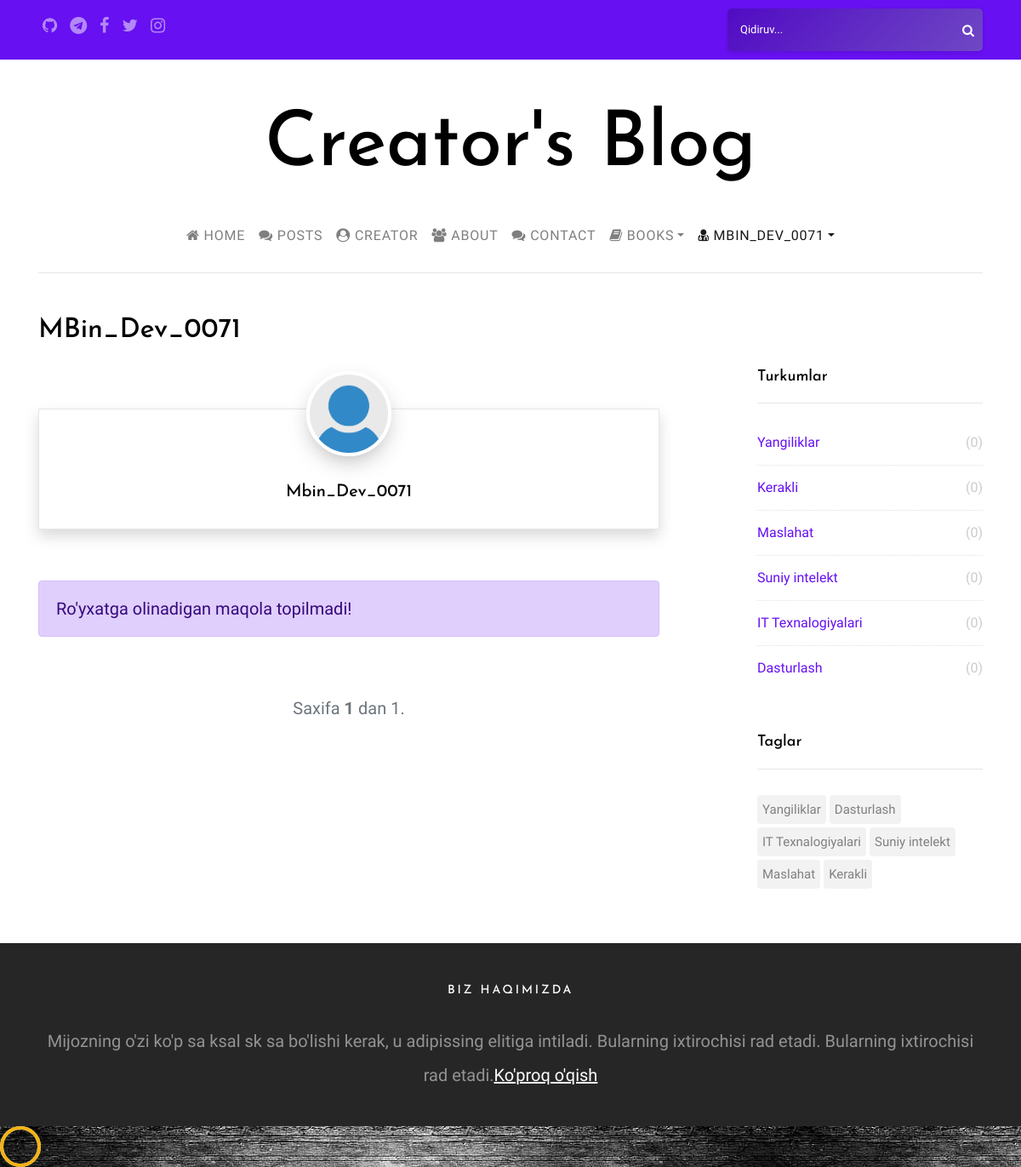
/accounts/profile/detail (signed in), run on an earlier commit of the app's database.
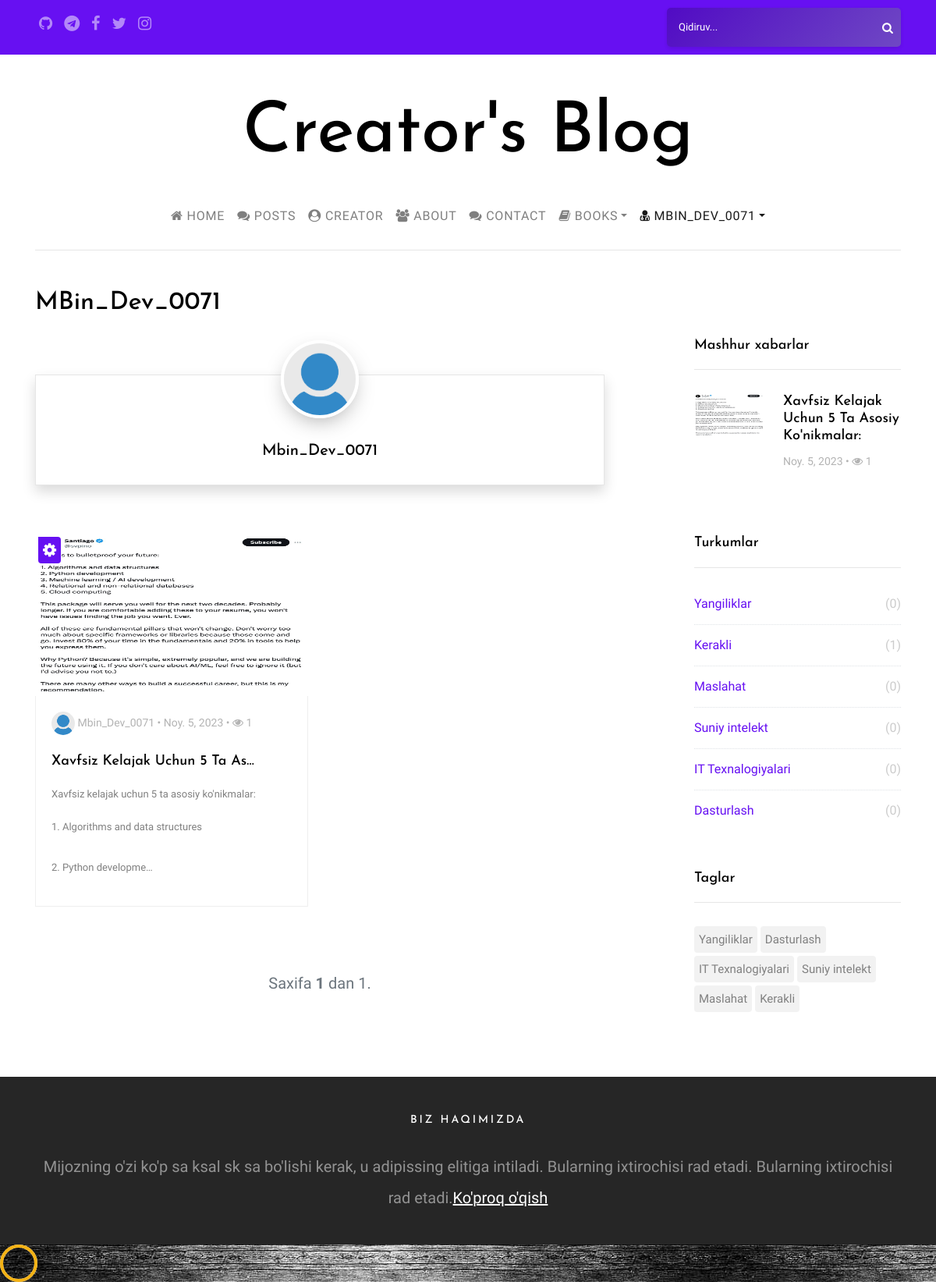
And on a later commit of the database.
### posts/models.py (models this page shows, shortened)
class Category(models.Model):
    name = models.CharField(max_length=50, verbose_name='Kategoriya nomi')
    slug = models.SlugField(unique=True, help_text="Bu joyni qo'lda o'zgartirmaslik tavsiya etiladi.")
    def __str__(self):
        return self.name

class Tag(models.Model):
    name = models.CharField(max_length=50, verbose_name='Yorliq nomi')
    slug = models.SlugField(unique=True, help_text="Bu joyni qo'lda o'zgartirmaslik tavsiya etiladi.")
    def __str__(self):
        return self.name

class Post(models.Model):
    author = models.ForeignKey(settings.AUTH_USER_MODEL, on_delete=models.CASCADE)
    category = models.ForeignKey(Category, on_delete=models.CASCADE)
    tags = models.ManyToManyField(Tag, blank=True, verbose_name='Yorliqlar')
    views = models.ManyToManyField(HitCount, related_name='post_views', blank=True)
    title = models.CharField(max_length=75, verbose_name='Sarlavha')
    slug = models.SlugField(unique=True, help_text='Bu joyni qo`lda o`zgartirmaslik tavsiya etiladi.')
    image = models.ImageField(upload_to='posts/%Y/%m/%d/', verbose_name='Rasm')
    content = RichTextField(verbose_name='Tarkib')
    created = models.DateTimeField(auto_now_add=True, verbose_name='Yaratilgan sana')
    available = models.BooleanField(default=True, verbose_name='Faol passiv')
    def getHitCount(self):
        return self.views.count()
    class Meta:
        ordering = ['-created']

### users/models.py (models this page shows, shortened)
class UserDetail(models.Model):
    user = models.OneToOneField(User, on_delete=models.CASCADE)
    title = models.CharField(blank=True, null=True, max_length=50, verbose_name='Ünvan')
    description = models.CharField(blank=True, null=True, max_length=250, verbose_name='Açıklama')
    image = models.ImageField(blank=True, null=True, upload_to='users/', default='def_user.png', verbose_name='Görsel')

### users/views.py (the view)
# urls.py: path('profile/detail', views.ProfileDetailView.as_view(), name='viewProfile'),
class ProfileDetailView(LoginRequiredMixin, MultipleObjectMixin, DetailView):
    model = User
    template_name = 'profile.html'
    paginate_by = 8  # Show 8 object per page.
    def get_object(self):
        request_user = get_object_or_404(User, username=self.request.user.username)
        return request_user
    def get_context_data(self, **kwargs):
        object_list = Post.objects.filter(available=True, author=self.request.user)
        context = super(ProfileDetailView, self).get_context_data(object_list=object_list, **kwargs)
        context['popularposts'] = Post.objects.filter(available=True).annotate(viewyek=Count('views')).order_by('-viewyek')[:3]  # Get popular 3 posts
        context['categories'] = Category.objects.all()
        context['tags'] = Tag.objects.all()
        return context

### templates/profile.html (shortened to what this page needs)
{% extends 'partials/_base.html' %}
{% load static %}
{% block content %}
    <section class="site-section py-sm pt-5">
    <div class="container">
    <div class="row">
        <div class="col-md-6">
            <h2 class="mb-4">{% if user.get_full_name %}
                {{ user.get_full_name }}
            {% else %}
                {{ user.username }}
            {% endif %} </h2>
        </div>
    </div>
    <div class="row blog-entries">
    <div class="col-md-12 col-lg-8 main-content">
        <div class="row mt-5">
            <div class="col-md-12">
                <div class="sidebar-box shadow shadow-sm element-animate">
                    <div class="bio text-center">
                        <img src="{{ user.userdetail.image.url }}" alt="{{ user.username }} Image" class="img-fluid">
                        <div class="bio-body">
                            <h2>
                                {% if user.get_full_name %}
                                    {{ user.get_full_name }}
                                {% else %}
                                    {{ user.username | title }}
                                {% endif %}{% if user.userdetail.title %} - <span style="font-weight: lighter; font-size: 17px" class="font-italic">{{ user.userdetail.title }}</span> {% endif %}
                            </h2>
                        </div>
                    </div>
                </div>
            </div>
        </div>
        <div class="row">
            {% if object_list %}
                {% for post in object_list %}
                    <div class="col-md-6">
                        <div class="blog-entry element-animate">
                            <div class="dropdown position-absolute">
                                <button class="btn btn-primary btn-sm rounded-bottom rounded-right py-0 px-1 ml-1 mt-1" style="font-size: 20px" type="button" data-bs-toggle="dropdown" aria-expanded="false"><i class="fa fa-cog"></i></button>
                            </div>
                            <img class="imgyek" style="height: 210px; width: 100%" src="{{ post.image.url }}" alt="Image placeholder">
                            <a href="{% url 'posts:postDetail' post.category.slug post.id post.slug %}" class="" data-animate-effect="fadeIn">
                                <div class="blog-content-body">
                                    <div class="post-meta">
                                        <span class="author"><img src="{{ post.author.userdetail.image.url }}" alt="Colorlib"> {{ post.author.username | title }} &bullet; </span>
                                        <span>{{ post.created | date }} &bullet;</span>
                                        <span><span class="fa fa-eye"></span> {{ post.getHitCount }}</span>
                                    </div>
                                    <h2>{{ post.title | title | truncatechars:30}}</h2>
                                    <p class="mb-0">{{ post.content|safe|truncatechars:125|linebreaks }}</p>
                                </div>
                            </a>
                        </div>
                    </div>
                {% endfor %}
            {% else %}
                <div class="col-md-12">
                    <div class="alert alert-primary" role="alert">
                        Ro'yxatga olinadigan maqola topilmadi!
                    </div>
                </div>
            {% endif %}
        </div>
        <div class="row mt-5">
            <div class="col-md-12 text-center">
                <nav aria-label="Page navigation" class="text-center">
                    <ul class="pagination">
                        <span class="step-links">
                            <span class="current">
                                    Saxifa <span class="font-weight-bold">{{ page_obj.number }}</span> dan {{ page_obj.paginator.num_pages }}.
                            </span>
                        </span>
                    </ul>
                </nav>
            </div>
        </div>
    </div>
{% endblock %}

### templates/partials/_sidebar.html
{% load static %}
<div class="col-md-12 col-lg-4 sidebar">
    {% if popularposts %}
        <div class="sidebar-box">
            <h3 class="heading">Mashhur xabarlar</h3>
            <div class="post-entry-sidebar">
                <ul>
                    {% for popularpost in popularposts %}
                        <li>
                            <a href="{% url 'posts:postDetail' popularpost.category.slug popularpost.id popularpost.slug %}">
                                <img style="height: 55px" src="{{ popularpost.image.url }}" alt="popularpost img" class="mr-4">
                                <div class="text">
                                    <h4>{{ popularpost.title | title }}</h4>
                                    <div class="post-meta">
                                        <span>{{ popularpost.created | date }} &bullet;</span>
                                        <span><span class="fa fa-eye"></span> {{ popularpost.getHitCount }}</span>
                                    </div>
                                </div>
                            </a>
                        </li>
                    {% endfor %}
                </ul>
            </div>
        </div>
    {% endif %}
    {% if categories %}
        <div class="sidebar-box">
            <h3 class="heading">Turkumlar</h3>
            <ul class="categories">
                {% for category in categories %}
                    <li><a href="{% url 'posts:posts_by_category' category.slug %}">{{ category }} <span>({{ category.post_set.count }})</span></a></li>
                {% endfor %}
            </ul>
        </div>
    {% endif %}
    {% if tags %}
        <div class="sidebar-box">
            <h3 class="heading">Taglar</h3>
            <ul class="tags">
                {% for tag in tags %}
                    <li><a href="{% url 'posts:posts_by_tag' tag.slug %}">{{ tag }}</a></li>
                {% endfor %}
            </ul>
        </div>
    {% endif %}
</div>
</div>
</div>
</section>

What changed in the data, as far as the page shows it:
added Post: image (picture), author.userdetail.image (picture), author.username "Mbin_Dev_0071", created "Noy. 5, 2023", getHitCount "1", title "Xavfsiz Kelajak Uchun 5 Ta As…", content "Xavfsiz kelajak uchun 5 ta asosiy ko'nikmalar: 1. Algorithms and data structures 2. Python developme…", title "Xavfsiz Kelajak Uchun 5 Ta Asosiy Ko'nikmalar:"
computed for Category "Kerakli": post_set.count "0" → "1"
Also different on the page:
text no longer shown: "Ro'yxatga olinadigan maqola topilmadi!"
text now shown: "Mashhur xabarlar"
